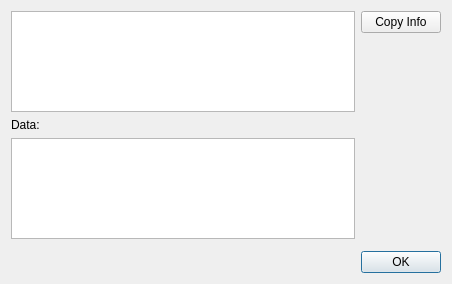
<ui version="4.0" >
 <class>ErrorReportDialog</class>
 <widget class="QDialog" name="ErrorReportDialog" >
  <property name="geometry" >
   <rect>
    <x>0</x>
    <y>0</y>
    <width>452</width>
    <height>284</height>
   </rect>
  </property>
  <property name="windowTitle" >
   <string>MiKTeX Error Report</string>
  </property>
  <layout class="QVBoxLayout" >
   <item>
    <layout class="QHBoxLayout" >
     <item>
      <layout class="QVBoxLayout" >
       <item>
        <widget class="QTextBrowser" name="tbMessage" />
       </item>
       <item>
        <widget class="QLabel" name="label" >
         <property name="text" >
          <string>Data:</string>
         </property>
        </widget>
       </item>
       <item>
        <widget class="QTextBrowser" name="tbInfo" />
       </item>
      </layout>
     </item>
     <item>
      <layout class="QVBoxLayout" >
       <item>
        <widget class="QPushButton" name="btnCopy" >
         <property name="text" >
          <string>Copy Info</string>
         </property>
        </widget>
       </item>
       <item>
        <spacer>
         <property name="orientation" >
          <enum>Qt::Vertical</enum>
         </property>
         <property name="sizeHint" >
          <size>
           <width>20</width>
           <height>40</height>
          </size>
         </property>
        </spacer>
       </item>
      </layout>
     </item>
    </layout>
   </item>
   <item>
    <spacer>
     <property name="orientation" >
      <enum>Qt::Vertical</enum>
     </property>
     <property name="sizeType" >
      <enum>QSizePolicy::MinimumExpanding</enum>
     </property>
     <property name="sizeHint" >
      <size>
       <width>20</width>
       <height>6</height>
      </size>
     </property>
    </spacer>
   </item>
   <item>
    <widget class="QDialogButtonBox" name="buttonBox" >
     <property name="orientation" >
      <enum>Qt::Horizontal</enum>
     </property>
     <property name="standardButtons" >
      <set>QDialogButtonBox::Ok</set>
     </property>
    </widget>
   </item>
  </layout>
 </widget>
 <tabstops>
  <tabstop>tbMessage</tabstop>
  <tabstop>tbInfo</tabstop>
  <tabstop>buttonBox</tabstop>
  <tabstop>btnCopy</tabstop>
 </tabstops>
 <resources/>
 <connections>
  <connection>
   <sender>buttonBox</sender>
   <signal>accepted()</signal>
   <receiver>ErrorReportDialog</receiver>
   <slot>accept()</slot>
   <hints>
    <hint type="sourcelabel" >
     <x>248</x>
     <y>254</y>
    </hint>
    <hint type="destinationlabel" >
     <x>157</x>
     <y>274</y>
    </hint>
   </hints>
  </connection>
 </connections>
</ui>
